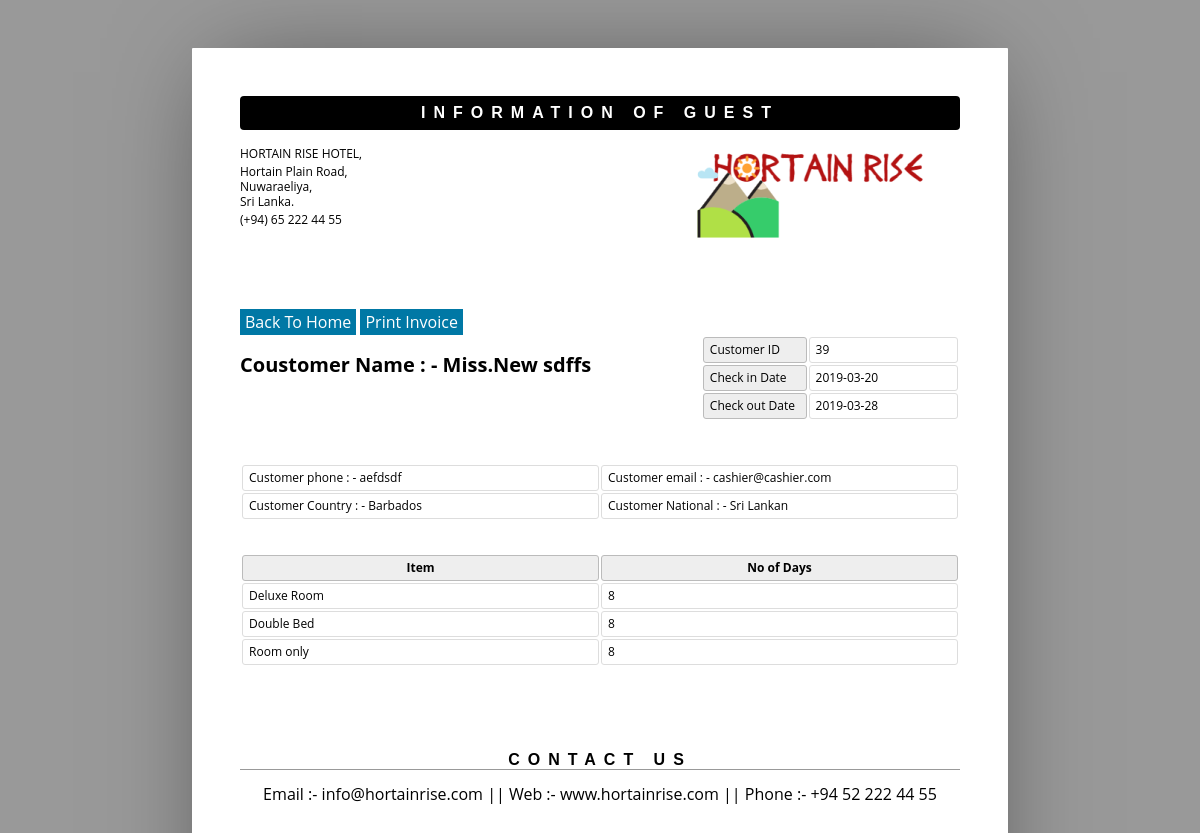
The page /admin/showpay.php on the database as committed earlier.
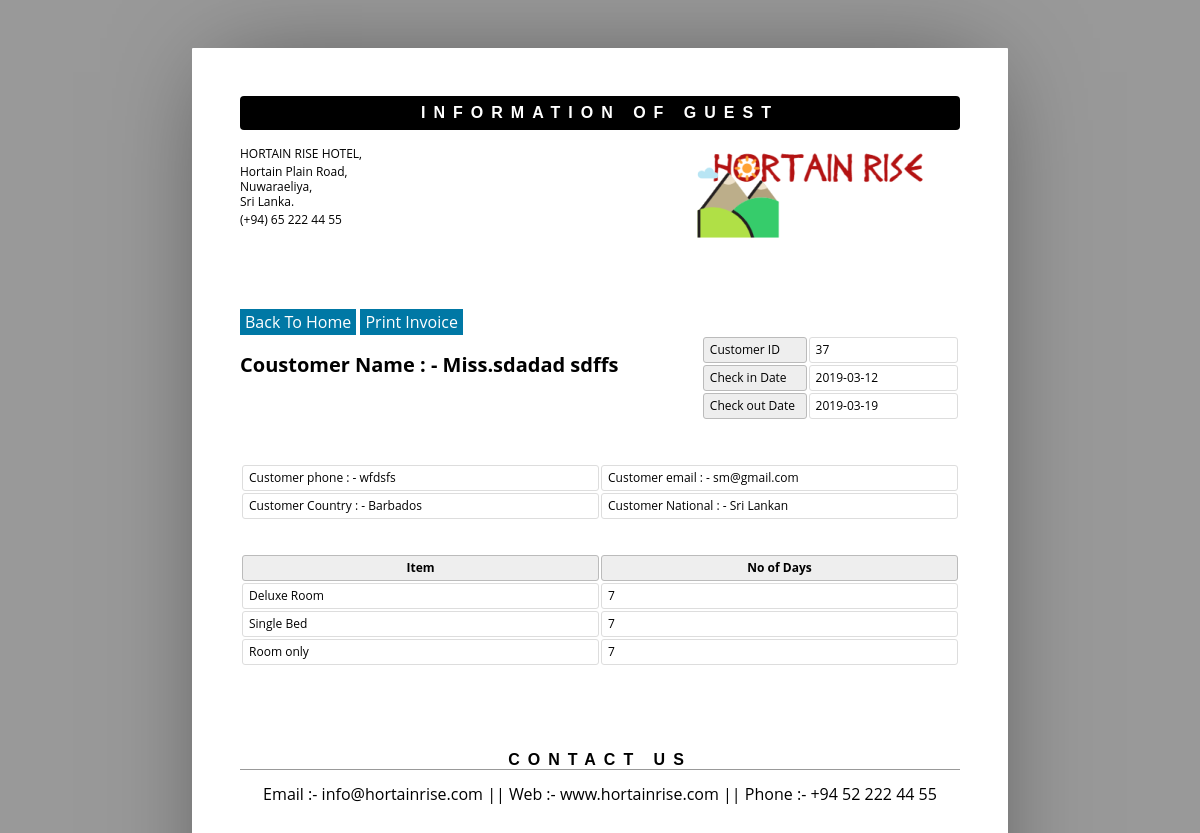
The same page on the database as committed later.
### tables this page shows
CREATE TABLE `roombook` (
  `id` int(10) UNSIGNED NOT NULL,
  `Title` varchar(5) DEFAULT NULL,
  `FName` text,
  `LName` text,
  `Email` varchar(50) DEFAULT NULL,
  `National` varchar(30) DEFAULT NULL,
  `Country` varchar(30) DEFAULT NULL,
  `Phone` text,
  `TRoom` varchar(20) DEFAULT NULL,
  `Bed` varchar(10) DEFAULT NULL,
  `NRoom` varchar(2) DEFAULT NULL,
  `Meal` varchar(15) DEFAULT NULL,
  `cin` date DEFAULT NULL,
  `cout` date DEFAULT NULL,
  `stat` varchar(15) DEFAULT NULL,
  `nodays` int(11) DEFAULT NULL
);

### admin/showpay.php (the view, shortened to what this page needs)
<?php
include('db.php');
$getid = "SELECT max(id) as id FROM roombook";
$result2 = mysqli_query($con, $getid);
$row = mysqli_fetch_array($result2, MYSQLI_ASSOC);
$sid = $row['id'];
?>
<html id="body">
    <head>
    </head>
    <body  >
        <?php
        include ('db.php');
        $pid = $sid;
        $sql = "select * from roombook where id = '$pid' ";
        $re = mysqli_query($con, $sql);
        while ($row = mysqli_fetch_array($re)) {
            $id = $row['id'];
            $title = $row['Title'];
            $Fname = $row['FName'];
            $lname = $row['LName'];
            $email = $row['Email'];
            $National = $row['National'];
            $country = $row['Country'];
            $phone = $row['Phone'];
            $room_type = $row['TRoom'];
            $Bed_type = $row['Bed'];
            $meal_type = $row['Meal'];
            $cin_date = $row['cin'];
            $cout_date = $row['cout'];
            $nodays = $row['nodays'];
        }
        ?>
        <header>
            <h1>Information of Guest</h1>
            <address >
                <p>HORTAIN RISE HOTEL,</p>
                <p>Hortain Plain Road,<br>Nuwaraeliya,<br>Sri Lanka.</p>
                <p>(+94) 65 222 44 55</p>
            </address>
            <span><img alt="" src="assets/img/hortain.png"></span>
        </header>
        <form method="post" action="pay.php">
            <a href="../"><input type="button" style="background: #0078A5; color: #fff; padding: 5px"   name="add" value="Back To Home" class="btn btn-primary"> </a>
            <input type="button" style="background: #0078A5; color: #fff; padding: 5px" onclick="printel()" name="add" value="Print Invoice" class="btn btn-primary">
        </form>
        <article>
            <address >
                <p><br></p>
                <p>Coustomer Name  : -  <?php echo $title . $Fname . " " . $lname; ?><br></p>
            </address>
            <table class="meta">
                <tr>
                    <th><span >Customer ID</span></th>
                    <td><span ><?php echo $id; ?> </span></td>
                </tr>
                <tr>
                    <th><span >Check in Date</span></th>
                    <td><span ><?php echo $cin_date; ?> </span></td>
                </tr>
                <tr>
                    <th><span >Check out Date</span></th>
                    <td><span ><?php echo $cout_date; ?> </span></td>
                </tr>
            </table>
            <table >
                <tr>
                    <td>Customer phone : -  <?php echo $phone; ?> </td>
                    <td>Customer email : -  <?php echo $email; ?> </td>
                </tr>
                <tr>
                    <td>Customer Country : -  <?php echo $country; ?> </td>
                    <td>Customer National : -  <?php echo $National; ?> </td>
                </tr>
            </table>
            <br>
            <br>
            <table class="inventory">
                <thead>
                    <tr>
                        <th><span >Item</span></th>
                        <th><span >No of Days</span></th>
                    </tr>
                </thead>
                <tbody>
                    <tr>
                        <td><span ><?php echo $room_type; ?></span></td>
                        <td><span ><?php echo $nodays; ?> </span></td>
                    </tr>
                    <tr>
                        <td><span ><?php echo $Bed_type; ?>  Bed </span></td>
                        <td><span ><?php echo $nodays; ?></span></td>
                    </tr>
                    <tr>
                        <td><span ><?php echo $meal_type; ?>  </span></td>
                        <td><span ><?php echo $nodays; ?></span></td>
                    </tr>
                </tbody>
            </table>
        </article>
        <aside>
            <h1><span >Contact us</span></h1>
            <div >
                <p align="center">Email :- info@hortainrise.com || Web :- www.hortainrise.com || Phone :- +94 52 222 44 55 </p>
            </div>
        </aside>
    </body>
</html>

Rows that differ between the two databases and show on the page:
removed roombook: Title "Miss.", FName "New", LName "sdffs", id "39", cin "2019-03-20", cout "2019-03-28", Phone "aefdsdf", Email "cashier@cashier.com", Country "Barbados", National "Sri Lankan", TRoom "Deluxe Room", nodays "8", Bed "Double", Meal "Room only"
now on this page (row unchanged): roombook: Title "Miss.", FName "sdadad", LName "sdffs", id "37", cin "2019-03-12", cout "2019-03-19", Phone "wfdsfs", Email "sm@gmail.com", Country "Barbados", National "Sri Lankan", TRoom "Deluxe Room", nodays "7", Bed "Single", Meal "Room only"
